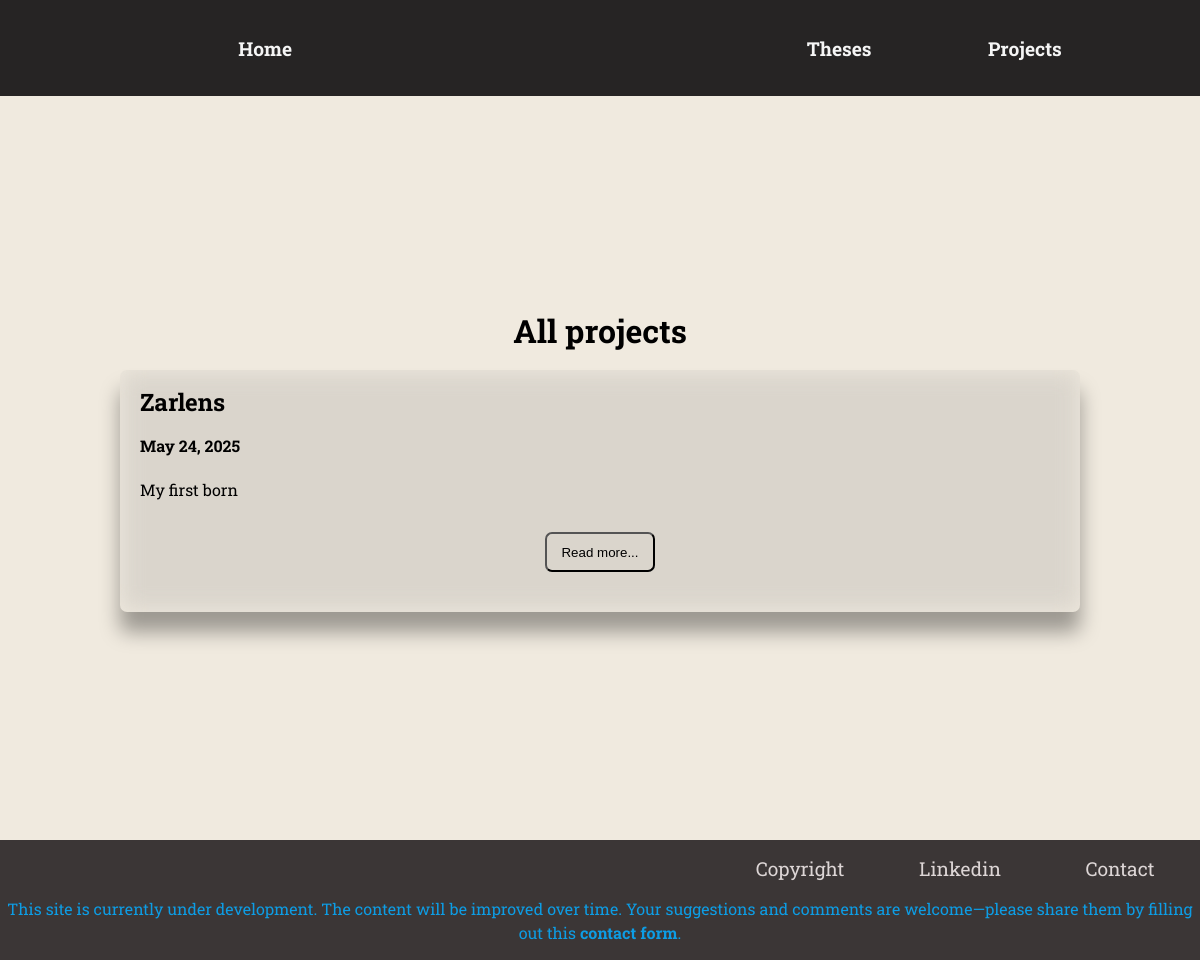
/projects/, run on the app's committed database.
### blog/models.py (models this page shows, shortened)
class Project(models.Model):
    title= models.CharField(max_length=100)
    excerpt = models.CharField(max_length=400)
    date = models.DateField(auto_now=True)
    slug = models.SlugField(unique=True, db_index=True)
    content = models.TextField()
    author = models.ForeignKey(Author, on_delete=models.SET_NULL, null= True, related_name="projects")

### blog/views.py (the view)
# urls.py: path("projects/", views.projects, name="projects"),
def projects(request):
    my_projects = Project.objects.all()
    return render(request, "blog/projects.html",{
        "projects": my_projects
    })

### blog/templates/blog/projects.html (shortened to what this page needs)
{% extends "blog/base.html" %}
{% load static %}
{% block css_files %}
<link rel="stylesheet" href="{%static "styles/base.css"%}">
<link rel="stylesheet" href="{%static "styles/projects.css"%}">
{% endblock %}
{%block content%}
<div class="main-part">
  {%if projects%}
    <h1>All projects</h1>
    {%for project in projects%}
    <div class="project">
        <div class="title">
            <h2>{{project.title}}</h2>
        </div>
        <div class="date">
            <h4>{{project.date}}</h4>
        </div>
        <div class="content">
          <p>{{project.excerpt}}</p>
        </div>
        <div class="btn">
          <a href="{%url "project_details" project.slug %}"> <button>Read more...</button></a>
        </div>
    </div>
    {% endfor %}
    {% else %}
      <h1>There is no project yet</h1>
  {%endif%}
</div>
{% endblock %}

### blog/static/styles/base.css (style rules this page uses)
body, html { margin: 0; padding: 0; box-sizing: border-box; font-family:"Roboto Slab", serif; ; }

### blog/static/styles/projects.css (style rules this page uses)
body, html { width: 100%; height: auto; background-color: rgb(240, 234, 223); margin: 0; padding: 0; }
h1, .date,h4 { margin-top: 0; margin-bottom: 10px; }
.main-part { margin-top: 0rem; min-height: 93vh; width: 100%; height: auto; display: flex; flex-direction: column; gap: 8px; justify-content: center; align-items: center; }
p { line-height: 1.5rem; text-align: justify; margin: 0; }
.project { width: 80%; min-height: 20vh; height: auto; border-radius: 7px; margin-left: 20px; margin-right: 20px; display: flex; flex-direction: column; padding: 20px; box-shadow: 0px 20px 20px 0px rgba(0, 0, 0, 0.35); backdrop-filter: blur(12px) contrast(0.8) saturate(100%); line-height: 1.5rem; box-sizing: border-box; margin-bottom: 15px; }
.project .title, h2 { height: auto ; margin: 0; margin-bottom: 10px; }
.project .content { margin: 0; height: auto; }
.btn { padding: 0px; height: 40px; width: 100%; margin: 30px 0 20px 0px; display: flex; justify-content: center; align-items: center; }
.btn button { margin: 0; width: 110px; height: 40px; background-color: transparent; border-radius: 7px; }

### data on the page
Project: title "Zarlens", date "May 24, 2025", excerpt "My first born"
